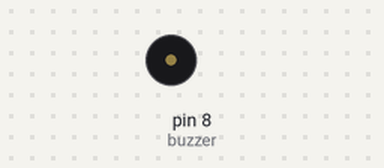
Recording of a sketch running on a simulated Arduino Uno, built with avr-gcc and run on an emulated ATmega328P. On the bench: buzzer (waves = sounding).

Above: at 0.1 s.
At 0.6 s:
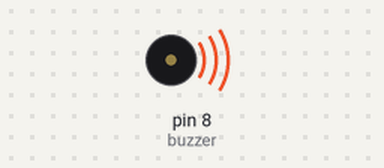
Timing chart, 0 to 10.5 s (numbered marks = the images above):
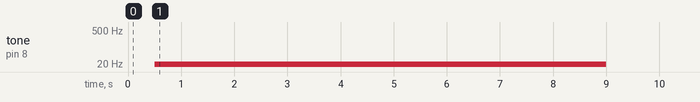

The sketch:

Singing_buzzer_code.ino
```cpp
int notes[] = {60, 500, 300, 250, 70, 100}; //defining the array of frequencies
int duration[] = {500, 2000, 500, 3000, 1000, 2000}; //defining the duration in ms to hold out the notes
int notesLength = sizeof(notes) / sizeof(notes[0]); //defining the length of the notes array
int durationLength = sizeof(duration) / sizeof(duration[0]); //defining the length of the duration array
int i=0;
const int buzzer = 8; //defining the buzzer as pin 8

void setup() {


}

void loop() {

  for (i; i<notesLength; i++) {
    if (i == notesLength -1) {
      tone(buzzer,i);
      int noteDuration = duration[i];
      delay(noteDuration);
      noTone(buzzer);
    }

    else{
      tone(buzzer,i);
      int noteDuration = duration[i];
      delay(noteDuration);
    }
  }
}

// This code will iterate through the notes array, and will hold each note for 1 second, and wait for 1s before playing the other note
```

Measured:
- by itself, tone on pin 8 (buzzer): plays 1 Hz for 2.0 s, 2 Hz for 0.50 s, 3 Hz for 3.0 s, 4 Hz for 1.0 s, 5 Hz for 2.0 s
